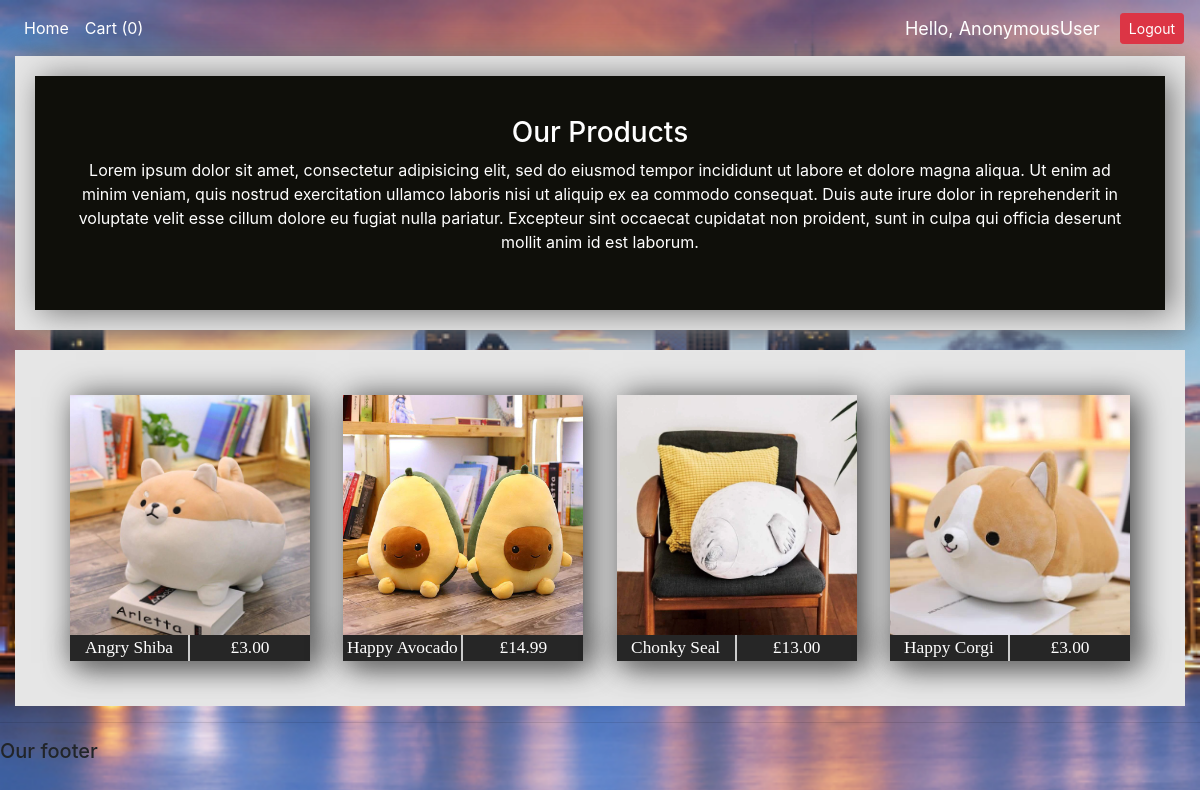
The page / on the database its author committed.
### ecom/models.py (models this page shows, shortened)
class Product(models.Model):
    name = models.CharField(max_length=200, null=False)
    price = models.FloatField()
    stock = models.CharField(max_length=200, default=0)
    date_created = models.DateTimeField(auto_now_add=True)
    description = models.CharField(max_length=250)
    image = models.ImageField(default='default.png', null=True, blank=True)

### ecom/views.py (the view)
# urls.py: path('', views.home, name='home'),
def home(request):
    print(request.user)
    if request.user.is_authenticated:
        customer, created = Customer.objects.get_or_create(user=request.user)
    cookieData = cartData(request)
    cartItems = cookieData['cartItems']
    products = Product.objects.all()
    total_products = products.count()
    context = {
        'products': products,
        'total_products': total_products,
        'cartItems': cartItems,
    }
    return render(request, 'ecom/home.html', context)

### ecom/utils.py (called while the page is built, shortened)
def cookieCart(request):
    try:
        cart = json.loads(request.COOKIES['cart'])
    except:
        cart = {}
    print('Cart', cart)
    items = []
    order = {
    'get_cart_total':0,
    'get_cart_items':0,
    }
    cartItems = order["get_cart_items"]
    for i in cart:
        cartItems += cart[i]["quantity"]
    return {
    'cartItems':cartItems,
    'order':order,
    'items':items,
    }

def cartData(request):
    if request.user.is_authenticated:
        print("x")
        cartItems = cartnumber(request)
        customer = request.user.customer
        order, created = Order.objects.get_or_create(customer=customer, complete=False)
        items = order.orderitem_set.all()
        print("in cart data")
    else:
        cookieData = cookieCart(request)
        cartItems = cookieData['cartItems']
        order = cookieData['order']
        items = cookieData['items']
    return {
    'cartItems':cartItems,
    'order':order,
    'items':items,
    }

### ecom/templates/ecom/home.html (shortened to what this page needs)
{%  extends 'ecom/main.html' %}
{% block content %}
<body>
<div class="title-cont">
<div class="hometitle">
  <h3 style="color: #ffffff">Our Products</h3>
  <p style="color:#ffffff">Lorem ipsum dolor sit amet, consectetur adipisicing elit, sed do eiusmod tempor incididunt ut labore et dolore magna aliqua. Ut enim ad minim veniam, quis nostrud exercitation ullamco laboris nisi ut aliquip ex ea commodo consequat. Duis aute irure dolor in reprehenderit in voluptate velit esse cillum dolore eu fugiat nulla pariatur. Excepteur sint occaecat cupidatat non proident, sunt in culpa qui officia deserunt mollit anim id est laborum.</p>
</div>
</div>
<div class="content">
{% for product in products %}
<div style="background-color:#e6e6e6" class="item-cont">
<div class="imagelink">
<a href="{% url 'product_page' product.id %}"><img class="center" src="{{product.image.url}}"></a>
</div>
  <div class="product_info">
    <div class="priceandname">{{product.name}}</div>
    <div class="priceandname">£{{product.price|floatformat:2}}</div>
</div>
</div>
{% endfor %}
</div>
</body>
{% endblock %}

### ecom/templates/ecom/main.html (shortened to what this page needs)
{% load static %}
<!DOCTYPE html>
<html>
<head>
	<link rel="stylesheet" href="https://stackpath.bootstrapcdn.com/bootstrap/4.3.1/css/bootstrap.min.css">
</head>
<body>
	{%  include 'ecom/navbar.html' %}
	<div class="container-fluid">
	{% block content %}
	{% endblock %}
    </div>
	<hr>
	<h5>Our footer</h5>
</body>
</html>

### ecom/templates/ecom/navbar.html (shortened to what this page needs)
{% load static %}
<nav class="navbar navbar-expand-lg navbar-dark">
  <div class="collapse navbar-collapse" id="navbarNav">
    <ul class="navbar-nav">
      <li class="nav-item active">
        <a class="nav-link" href="{% url 'home' %}">Home</a>
      </li>
      <li class="nav-item active">
        <a class="nav-link" href="{% url 'cart' %}">Cart ({{cartItems}})</a>
      </li>
    </ul>
  </div>
    <span class="hello-msg">Hello, {{request.user}}</span>
    <span><a class="btn btn-sm btn-danger" href="{% url 'logout' %}">Logout</a></span>
</nav>

### ecom/templates/ecom/main.html (style rules this page uses)
body { background: white url("images/background.jpg") no-repeat; background-size: 100%; background-attachment: fixed; }

### ecom/templates/ecom/navbar.html (style rules this page uses)
.hello-msg { font-size: 18px; color: #fff; margin-right: 20px; }

### ecom/templates/ecom/home.html (style rules this page uses)
body { background-size: 100%; background-attachment: fixed; }
.center { display: block; margin-left: auto; margin-right: auto; width: 100%; }
.hometitle { padding: 40px; background: #0f0f0a; }
.item-cont { margin: 5px; background-color: #fff; box-shadow: 6px 2px 30px 0px rgba(0,0,0,0.75); }
.content { display: grid; grid-template-columns: 1fr 1fr 1fr 1fr; grid-auto-rows: minmax(150px, auto); grid-gap: 0.3%; justify-content:stretch; align-items: start; align-items: stretch; padding: 40px; background: #e6e6e6; }
.content > div { background: #ff3333; margin-left: 15px; margin-right: 15px; }
.content > div:nth-child(odd) { background: #ddd }
.hometitle { text-align: center; box-shadow: 6px 2px 30px 0px rgba(115, 115, 115); }
.product_info { display: grid; grid-template-columns: 1fr 1fr; grid-template-rows: auto; background-color: #cccccc; box-shadow: 6px 2px 30px 0px rgba(115, 115, 115); color: #ffffff }
.priceandname { font-size: 13pt; font-family: verdana; background-color: #262626; text-align: center; }
.product_info > div:nth-child(odd) { margin-right: 2px; }
.title-cont { background-color:#e6e6e6; padding: 20px; box-shadow: 6px 2px 30px 0px rgba(115, 115, 115); }

### rows shown on the page
Product: image (picture), name "Angry Shiba", price "3.00"
Product: image (picture), name "Happy Avocado", price "14.99"
Product: image (picture), name "Chonky Seal", price "13.00"
Product: image (picture), name "Happy Corgi", price "3.00"

### other values the page prints
{{ cartItems }} "0"
{{ request.user }} "AnonymousUser"
